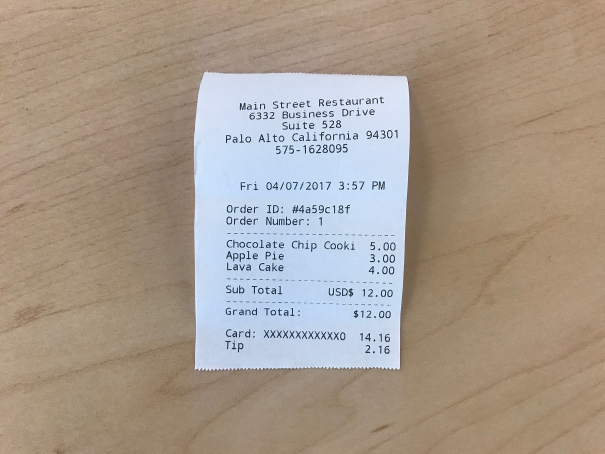
#> input picture PythonTests/img.JPG, 1210 x 908 px (shown at 1/2 size)
$ python 3.py
#> lines starting #> are read from the running program, lines starting #| are printed output that depends on the picture
import imutils
import cv2
import numpy as np
import matplotlib.pyplot as plt

# https://theailearner.com/tag/cv2-warpperspective/
# https://docs.opencv.org/3.0-beta/doc/py_tutorials/py_imgproc/py_geometric_transformations/py_geometric_transformations.html#geometric-transformations

img = cv2.imread('img.JPG')
#> img is the input picture: shape (908, 1210, 3); mean B, G, R 142.5, 155.4, 168
rows, cols, ch = img.shape
#> rows = 908; cols = 1210; ch = 3

pts1 = np.float32([[408, 136], [796, 730], [808, 141], [388, 733]])
np.random.shuffle(pts1)

# 304, 811, 1019, 1658 - suma x, y
# TL, TR, BL, BR, warp funkcja

pts1 = pts1[np.argsort(np.sum(pts1, axis=1))]

topwidth = pts1[1, 0] - pts1[0, 0]
bottomwidth = pts1[3, 0] - pts1[2, 0]

leftheight = pts1[2, 1] - pts1[0, 1]
bottomheight = pts1[3, 1] - pts1[1, 1]

width = max(topwidth, bottomwidth)
height = max(leftheight, bottomheight)

pts2 = np.float32([[0, 0], [width, 0], [0, height], [width, height]])

M = cv2.getPerspectiveTransform(pts1, pts2)
dst = cv2.warpPerspective(img, M, (width, height))
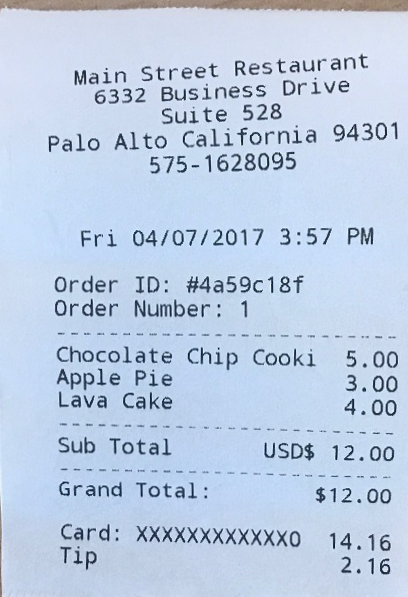
#> dst: shape (597, 408, 3); mean B, G, R 228.6, 205.8, 189

plt.subplot(121), plt.imshow(img), plt.title('Input')
plt.subplot(122), plt.imshow(dst), plt.title('Output')
plt.show()
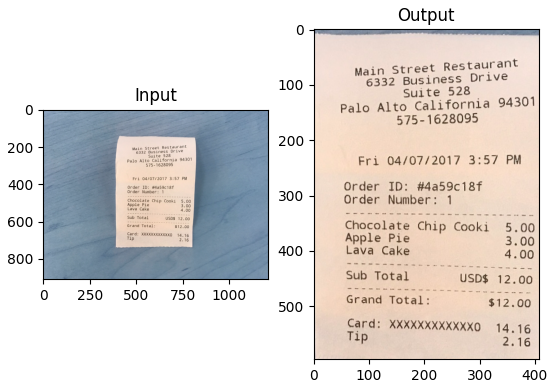
#> figure drawn by matplotlib, 2 panels; B, G, R data is drawn as R, G, B
